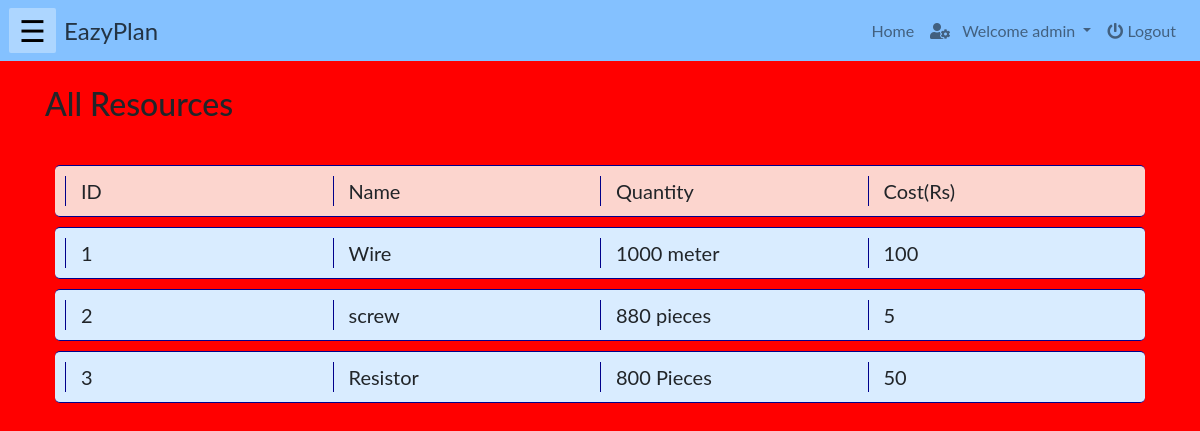
Page /php/resource.php (signed in) on the earlier database version.
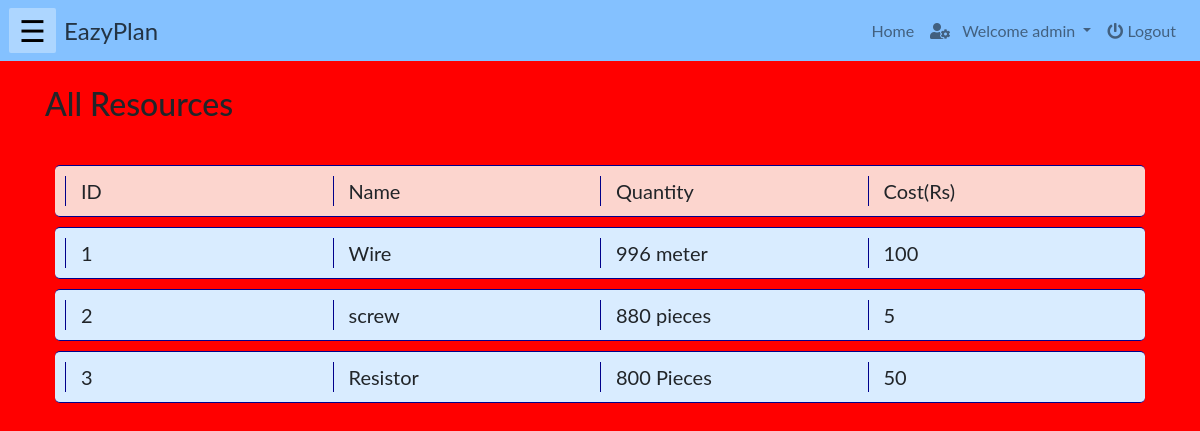
Same page on the later database version.
### tables this page shows
CREATE TABLE `resource` (
  `id` int(10) NOT NULL,
  `name` varchar(200) NOT NULL,
  `quantity` int(100) NOT NULL,
  `unit` varchar(50) NOT NULL,
  `cost` int(100) NOT NULL
);

### php/resource.php (the view, shortened to what this page needs)
<!DOCTYPE html>
<html lang="en">
    <?php
        include("../php/headLinks.php");
        if(isset($_SESSION["name"]) && ($_SESSION["role"]=='staff' || $_SESSION["role"]=='admin' || $_SESSION["role"]=='manager')){
    ?>
    <body>
        <?php
            include("../php/navbar.php");
        ?>
        <div class="container">
            <br><h2>All Resources</h2><br>
            <div class="row" id="heading">
                <div class="col-md-3" id="val" >ID</div>
                <div class="col-md-3" id="val" >Name</div>
                <div class="col-md-3" id="val" >Quantity</div>
                <div class="col-md-3" id="val" >Cost(Rs)</div>
            </div>
            <?php
                include("../connection/config.php");
                $sql = "select * from resource";
                $resources = mysqli_query($db, $sql);
                foreach($resources as $resource)
                    {
            ?>
            <div class="row" id="item">
                <div class="col-md-3" id="val" ><?php echo $resource['id']; ?></div>
                <div class="col-md-3" id="val" ><?php echo $resource['name']; ?></div>
                <div class="col-md-3" id="val"><?php echo $resource['quantity']." ".$resource['unit']; ?></div>
                <div class="col-md-3" id="val"><?php echo $resource['cost']; ?></div>
            </div>
            <?php
                }
            ?>
        </div>
    </body>
    <?php
        }
    else{
    echo "<h3 style='color:red'>Login to access the page...</h3>";
    echo "<a href='./login.php'>Click here to login</a>";}
    ?>
</html>

Differences in the rows shown:
changed resource "Wire": quantity "1000" → "996"
